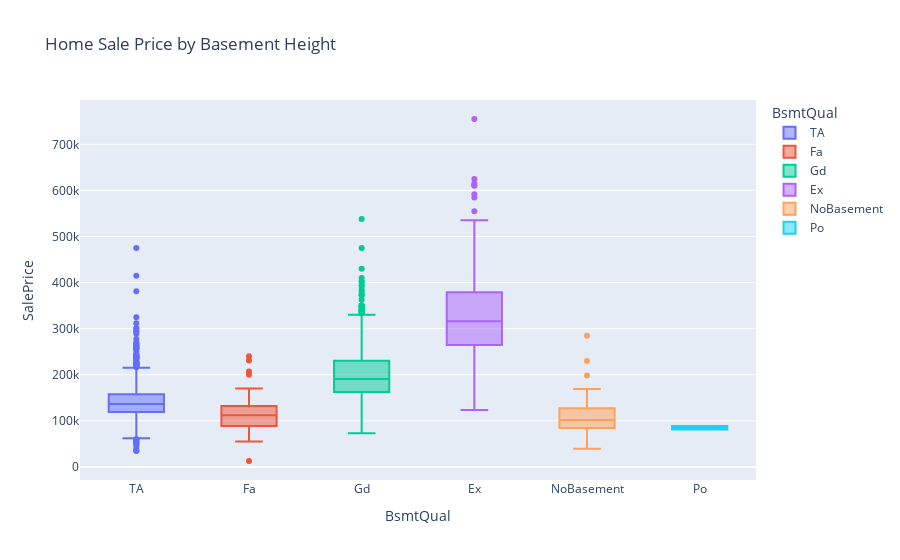

This figure's notebook cell:
### Code cell
basement_height = pd.DataFrame(basement_df[['SalePrice','BsmtQual']])
fig = px.box(basement_height, 
             x = 'BsmtQual', 
             y = 'SalePrice',
             color = 'BsmtQual',
            title = 'Home Sale Price by Basement Height')
fig.show()

### Figure 1 — Plotly figure (JSON) as saved in the notebook; plotly's stock layout.template omitted (floating-point values rounded to 4 significant figures; data arrays with more than 128 entries replaced by an {"elided": "..."} marker saying what was removed)
{"data": [{"alignmentgroup": "True", "hovertemplate": "BsmtQual=%{x}<br>SalePrice=%{y}<extra></extra>", "legendgroup": "TA", "marker": {"color": "#636efa"}, "name": "TA", "notched": false, "offsetgroup": "TA", "orientation": "v", "showlegend": true, "type": "box", "x": {"elided": "1166 str values"}, "x0": " ", "xaxis": "x", "y": {"elided": "1166 int values"}, "y0": " ", "yaxis": "y"}, {"alignmentgroup": "True", "hovertemplate": "BsmtQual=%{x}<br>SalePrice=%{y}<extra></extra>", "legendgroup": "Fa", "marker": {"color": "#EF553B"}, "name": "Fa", "notched": false, "offsetgroup": "Fa", "orientation": "v", "showlegend": true, "type": "box", "x": ["Fa", "Fa", "Fa", "Fa", "Fa", "Fa", "Fa", "Fa", "Fa", "Fa", "Fa", "Fa", "Fa", "Fa", "Fa", "Fa", "Fa", "Fa", "Fa", "Fa", "Fa", "Fa", "Fa", "Fa", "Fa", "Fa", "Fa", "Fa", "Fa", "Fa", "Fa", "Fa", "Fa", "Fa", "Fa", "Fa", "Fa", "Fa", "Fa", "Fa", "Fa", "Fa", "Fa", "Fa", "Fa", "Fa", "Fa", "Fa", "Fa", "Fa", "Fa", "Fa", "Fa", "Fa", "Fa", "Fa", "Fa", "Fa", "Fa", "Fa", "Fa", "Fa", "Fa", "Fa", "Fa", "Fa", "Fa", "Fa", "Fa", "Fa", "Fa", "Fa", "Fa", "Fa", "Fa", "Fa", "Fa", "Fa"], "x0": " ", "xaxis": "x", "y": [124500, 206900, 76000, 129000, 64500, 79900, 127000, 110000, 132000, 138000, 112000, 135000, 86900, 114000, 170000, 59000, 73000, 169000, 132000, 64000, 89500, 94550, 124000, 107400, 100000, 116000, 103000, 93000, 95000, 80000, 85000, 61500, 120000, 91300, 12789, 99500, 139500, 87500, 137000, 129400, 163000, 139000, 160000, 240000, 157000, 125500, 55000, 140750, 128250, 109500, 128000, 90000, 116500, 99500, 88750, 61000, 95000, 85000, 125000, 91500, 138500, 85000, 155891, 102000, 97900, 120000, 99900, 112000, 137000, 231000, 200100, 112000, 119750, 137500, 120000, 72000, 78000, 65000], "y0": " ", "yaxis": "y"}, {"alignmentgroup": "True", "hovertemplate": "BsmtQual=%{x}<br>SalePrice=%{y}<extra></extra>", "legendgroup": "Gd", "marker": {"color": "#00cc96"}, "name": "Gd", "notched": false, "offsetgroup": "Gd", "orientation": "v", "showlegend": true, "type": "box", "x": {"elided": "1076 str values"}, "x0": " ", "xaxis": "x", "y": {"elided": "1076 int values"}, "y0": " ", "yaxis": "y"}, {"alignmentgroup": "True", "hovertemplate": "BsmtQual=%{x}<br>SalePrice=%{y}<extra></extra>", "legendgroup": "Ex", "marker": {"color": "#ab63fa"}, "name": "Ex", "notched": false, "offsetgroup": "Ex", "orientation": "v", "showlegend": true, "type": "box", "x": {"elided": "188 str values"}, "x0": " ", "xaxis": "x", "y": {"elided": "188 int values"}, "y0": " ", "yaxis": "y"}, {"alignmentgroup": "True", "hovertemplate": "BsmtQual=%{x}<br>SalePrice=%{y}<extra></extra>", "legendgroup": "NoBasement", "marker": {"color": "#FFA15A"}, "name": "NoBasement", "notched": false, "offsetgroup": "NoBasement", "orientation": "v", "showlegend": true, "type": "box", "x": ["NoBasement", "NoBasement", "NoBasement", "NoBasement", "NoBasement", "NoBasement", "NoBasement", "NoBasement", "NoBasement", "NoBasement", "NoBasement", "NoBasement", "NoBasement", "NoBasement", "NoBasement", "NoBasement", "NoBasement", "NoBasement", "NoBasement", "NoBasement", "NoBasement", "NoBasement", "NoBasement", "NoBasement", "NoBasement", "NoBasement", "NoBasement", "NoBasement", "NoBasement", "NoBasement", "NoBasement", "NoBasement", "NoBasement", "NoBasement", "NoBasement", "NoBasement", "NoBasement", "NoBasement", "NoBasement", "NoBasement", "NoBasement", "NoBasement", "NoBasement", "NoBasement", "NoBasement", "NoBasement", "NoBasement", "NoBasement", "NoBasement", "NoBasement", "NoBasement", "NoBasement", "NoBasement", "NoBasement", "NoBasement", "NoBasement", "NoBasement", "NoBasement", "NoBasement", "NoBasement", "NoBasement", "NoBasement", "NoBasement", "NoBasement", "NoBasement", "NoBasement", "NoBasement", "NoBasement", "NoBasement"], "x0": " ", "xaxis": "x", "y": [169000, 160000, 144000, 112000, 119500, 103000, 98000, 106500, 101800, 39300, 72500, 107500, 100000, 102900, 89900, 106250, 157500, 92900, 90000, 109500, 109900, 98300, 81400, 87500, 93500, 99000, 45000, 97000, 104500, 110000, 79000, 81300, 80500, 55000, 131000, 134432, 125000, 90000, 89500, 63900, 139600, 122000, 135000, 84000, 80000, 93000, 120000, 131000, 142953, 108000, 84900, 100000, 198500, 141000, 284700, 82500, 61500, 98000, 82000, 96000, 160000, 153500, 68104, 57625, 126000, 230000, 81500, 115000, 130000], "y0": " ", "yaxis": "y"}, {"alignmentgroup": "True", "hovertemplate": "BsmtQual=%{x}<br>SalePrice=%{y}<extra></extra>", "legendgroup": "Po", "marker": {"color": "#19d3f3"}, "name": "Po", "notched": false, "offsetgroup": "Po", "orientation": "v", "showlegend": true, "type": "box", "x": ["Po", "Po"], "x0": " ", "xaxis": "x", "y": [89000, 80900], "y0": " ", "yaxis": "y"}], "layout": {"boxmode": "overlay", "legend": {"title": {"text": "BsmtQual"}, "tracegroupgap": 0}, "title": {"text": "Home Sale Price by Basement Height"}, "xaxis": {"anchor": "y", "categoryarray": ["TA", "Fa", "Gd", "Ex", "NoBasement", "Po"], "categoryorder": "array", "domain": [0, 1], "title": {"text": "BsmtQual"}}, "yaxis": {"anchor": "x", "domain": [0, 1], "title": {"text": "SalePrice"}}}}
